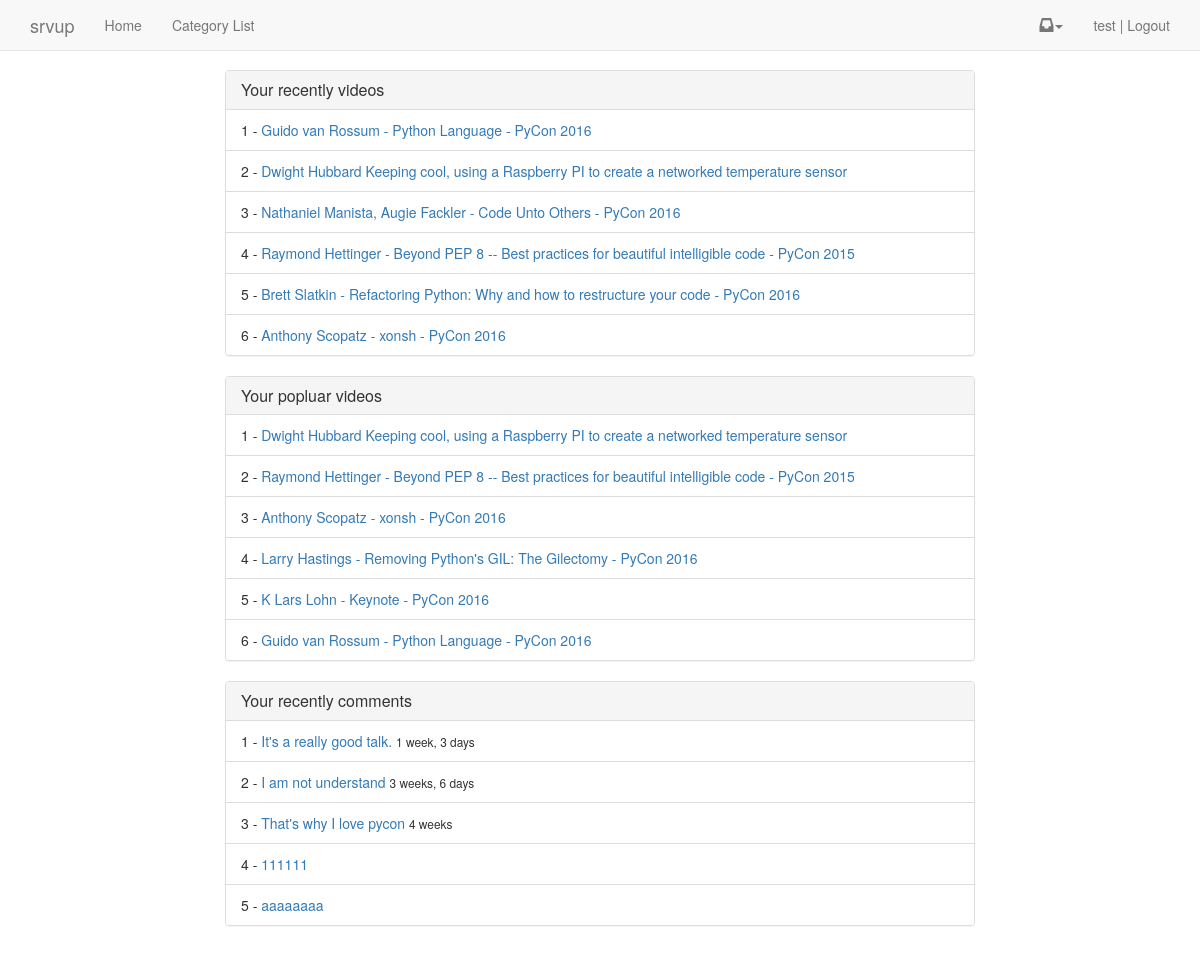
Page / (signed in) on the committed database.
### account/models.py (models this page shows, shortened)
class MyUser(AbstractBaseUser):
    username = models.CharField(
        max_length=255,
        unique=True,)
    email = models.EmailField(
        max_length=255,
        unique=True,
    )
    first_name = models.CharField(
        max_length=255,
        null=True,
        blank=True)
    last_name = models.CharField(
        max_length=255,
        null=True,
        blank=True)
    is_member = models.BooleanField(default=False, verbose_name='Is Paid Member')
    is_active = models.BooleanField(default=True)
    is_admin = models.BooleanField(default=False)
    objects = MyUserManager()
    USERNAME_FIELD = 'username'
    REQUIRED_FIELDS = ['email']

### video/models.py (models this page shows, shortened)
class Video(models.Model):
    title = models.CharField(max_length=256)
    share_message = models.TextField(default=DEFAULT_MESSAGE, null=True, blank=True)
    ordering = models.PositiveIntegerField(default=1)
    slug = models.SlugField(null=True, blank=True, max_length=256)
    tags = GenericRelation("TaggedItem", null=True, blank=True)
    thumbnail = models.ImageField(upload_to='uploads/%Y/%m/%d',null=True,blank=True)
    upload_vid = models.FileField(upload_to='uploads/%Y/%m/%d',null=True, blank=True)
    embed_code = models.CharField(max_length=500,null=True, blank=True)
    active = models.BooleanField(default=True)
    featured = models.BooleanField(default=False)
    free_preview = models.BooleanField(default=False)
    category = models.ForeignKey("Category", null=True)
    timestamp = models.DateTimeField(auto_now_add=True, auto_now=False, null=True)
    updated = models.DateField(auto_now_add=False, auto_now=True, null=True)
    objects = VideoManager()
    class Meta:
        unique_together = ('slug', 'category')
    def get_absolute_url(self):
        return reverse('video_detail', kwargs={'vid_slug': self.slug,
                                                'cat_slug':self.category.slug })

### comment/models.py (models this page shows, shortened)
class Comment(models.Model):
    text = models.TextField()
    author = models.ForeignKey(MyUser)
    parent = models.ForeignKey('self', null=True, blank=True)
    video = models.ForeignKey(Video, null=True, blank=True)
    path = models.CharField(max_length=512)
    timestamp = models.DateTimeField(auto_now=False,auto_now_add=True)
    updated = models.DateTimeField(auto_now=True,auto_now_add=False)
    active = models.BooleanField(default=True)
    objects = CommentManager()
    class Meta:
        ordering = ['-timestamp']
    @property
    def get_preview(self):
        return truncatechars(self.text, 60)
    def get_absolute_url(self):
        return reverse('comment_thread', kwargs={'pk':self.id})

### srvup/views.py (the view, shortened to what this page needs)
# urls.py: url(r'^$', 'srvup.views.home', name='home'),
def home(request):
    if request.user.is_authenticated():
        page_view.send(
            sender=request.user,
            path=request.get_full_path())
        obj_lst = []
        recent_videos = request.user.pageview_set.get_videos()[:6]
        recent_comments = request.user.comment_set.get_recent()
        video_type = ContentType.objects.get_for_model(Video)
        popular_videos_ids = request.user.pageview_set\
            .filter(primary_content_type=video_type)\
            .values_list("primary_object_id")\
            .annotate(the_count=Count("primary_object_id"))\
            .order_by('-the_count')[:6]
        popular_videos = []
        for i in popular_videos_ids:
            popular_videos.append(Video.objects.get(id=i[0]))
        for vid in recent_videos:
            obj =  vid.primary_content_object
            if obj not in obj_lst:
                obj_lst.append(obj)
        context = {
        'obj_lst':obj_lst,
        'recent_comments': recent_comments,
        'popular_videos': popular_videos,
        }
        return render(request, 'home_logged_in.html',context)

### analytics/models.py (called while the page is built)
@receiver(page_view)
def page_view_handler(sender,**kwargs):
    path = kwargs.get('path')
    if sender.is_anonymous():
        new_page_view, created = PageView.objects.get_or_create(path=path,user=None,timestamp=timezone.now())
    else:
        new_page_view, created = PageView.objects.get_or_create(user=sender,path=path, timestamp=timezone.now())
    for option in ("primary_obj", "secondary_obj"):
        obj = kwargs.get(option, None)
        if obj:
            name = option.split('_')[0]
            setattr(new_page_view, '%s_object_id' % (name), obj.id )
            setattr(new_page_view, '%s_content_type' % (name),\
                    ContentType.objects.get_for_model(obj))
            new_page_view.save()
    if not created:
        new_page_view.count += 1
        new_page_view.save()

    def videos(self):
        primary_content_type = ContentType.objects.get_for_model(Video)
        return self.filter(primary_content_type=primary_content_type)

    def get_queryset(self):
        return PageViewQuerySet(self.model, using=self._db)

    def get_videos(self):
        return self.get_queryset().videos()

### comment/models.py (called while the page is built)
    def recent(self):
        try:
            recent_num = settings.DISPLAY_RECENT_COMMENTS_NUM
        except:
            recent_num = 3
        return self.filter(active=True).filter(parent=None)[:recent_num]

    def get_queryset(self):
        return CommentQuerySet(self.model, using=self._db)

    def get_recent(self):
        return self.get_queryset().recent()

### video/models.py (called while the page is built)
    def get_queryset(self):
        return VideoQuerySet(self.model, using=self._db)

### templates/home_logged_in.html (shortened to what this page needs)
{% extends "base.html" %}
{% block content %}
<div class="row">
    {% if obj_lst %}
    <div class="col-sm-8 col-sm-offset-2">
    <div class="panel panel-default">
      <div class="panel-heading">
      <h4 class="panel-title">Your recently videos</h4>
      </div>
      <ul class="list-group">
        {% for video in obj_lst %}
        <li class="list-group-item">
        {{ forloop.counter }} -
            <a href="{{ video.get_absolute_url }}">{{ video.title }}</a>
            <br/>
        </li>
        {% endfor %}
      </ul>
    </div>
    </div>
    {% endif %}
    {% if popular_videos %}
    <div class="col-sm-8 col-sm-offset-2">
    <div class="panel panel-default">
      <div class="panel-heading">
      <h4 class="panel-title">Your popluar videos</h4>
      </div>
      <ul class="list-group">
        {% for video in popular_videos %}
        <li class="list-group-item">
        {{ forloop.counter }} -
            <a href="{{ video.get_absolute_url }}">{{ video.title }}</a>
            <br/>
        </li>
        {% endfor %}
      </ul>
    </div>
    </div>
    {% endif %}
    {% if recent_comments %}
    <div class="col-sm-8 col-sm-offset-2">
    <div class="panel panel-default">
      <div class="panel-heading">
      <h4 class="panel-title">Your recently comments</h4>
      </div>
      <ul class="list-group">
        {% for obj in recent_comments %}
        <li class="list-group-item">
        {{ forloop.counter }} -
            <a href="{{ obj.get_absolute_url }}">{{ obj.get_preview }}</a>  <small>{{obj.timestamp|timesince}}</small>
            <br/>
        </li>
        {% endfor %}
      </ul>
    </div>
    {% endif %}
    </div>
</div>
{% endblock %}

### templates/base.html (shortened to what this page needs)
{% load staticfiles %}
<!DOCTYPE html>
<html lang="en">
  <head>
    <link rel="stylesheet" href="https://maxcdn.bootstrapcdn.com/bootstrap/3.3.1/css/bootstrap.min.css">
    <link href="https://maxcdn.bootstrapcdn.com/font-awesome/4.6.3/css/font-awesome.min.css" rel="stylesheet">
  </head>
  <body>
  {% include 'navbar.html' %}
  <div class="container">
    {% block content %}
    {% endblock %}
  </div>
  </body>
</html>

### templates/extra_head_info.html
{% load staticfiles %}

### templates/navbar.html (shortened to what this page needs)
    <nav class="navbar navbar-default navbar-static-top">
      <div class="container">
        <div class="navbar-header">
          <a class="navbar-brand" href="#">srvup</a>
        </div>
        <div id="navbar" class="navbar-collapse collapse">
          <ul class="nav navbar-nav">
            <li><a href="{% url 'home' %}">Home</a></li>
            <li><a href="{% url 'category_list' %}">Category List</a></li>
          </ul>
          <ul class="nav navbar-nav navbar-right">
          {% if user.is_authenticated %}
             <li class="dropdown">
              <a href="#" class="dropdown-toggle notification-toggle" data-toggle="dropdown" role="button" aria-expanded="false"><span class="glyphicon glyphicon-inbox" aria-hidden="true"></span><span class="caret"></span></a>
            </li>
            <li><a href="{% url 'logout' %}">{{ user }} | Logout</a></li>
            {% else %}
              {% if request.get_full_path == "/" %}
              {% else %}
                <li><a href="{% url 'login' %}">Login</a></li>
                <li><a href="{% url 'register' %}">Register</a></li>
              {% endif %}
          {% endif %}
          </ul>
        </div>
      </div>
    </nav>

### templates/javascript.html (shortened to what this page needs)
{% load staticfiles %}

### rows in the picture
MyUser: username "test"
Video: title "Guido van Rossum - Python Language - PyCon 2016"
Video: title "Dwight Hubbard Keeping cool, using a Raspberry PI to create a networked temperature sensor"
Video: title "Nathaniel Manista, Augie Fackler - Code Unto Others - PyCon 2016"
Video: title "Raymond Hettinger - Beyond PEP 8 -- Best practices for beautiful intelligible code - PyCon 2015"
Video: title "Brett Slatkin - Refactoring Python: Why and how to restructure your code - PyCon 2016"
Video: title "Anthony Scopatz - xonsh - PyCon 2016"
Video: title "Larry Hastings - Removing Python's GIL: The Gilectomy - PyCon 2016"
Video: title "K Lars Lohn - Keynote - PyCon 2016"
Comment: get_preview "It's a really good talk.", timestamp "1 week, 3 days"
Comment: get_preview "I am not understand", timestamp "3 weeks, 6 days"
Comment: get_preview "That's why I love pycon", timestamp "4 weeks"
Comment: get_preview "111111"
Comment: get_preview "aaaaaaaa"
